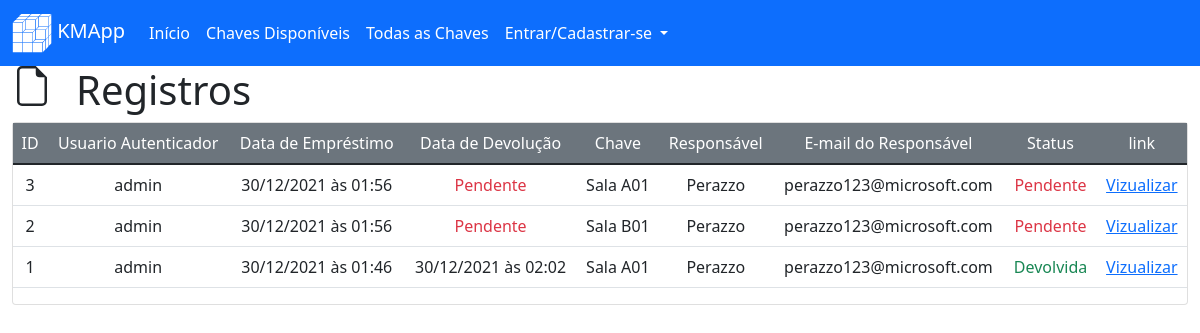
/view/registries, run on an earlier commit of the app's database.
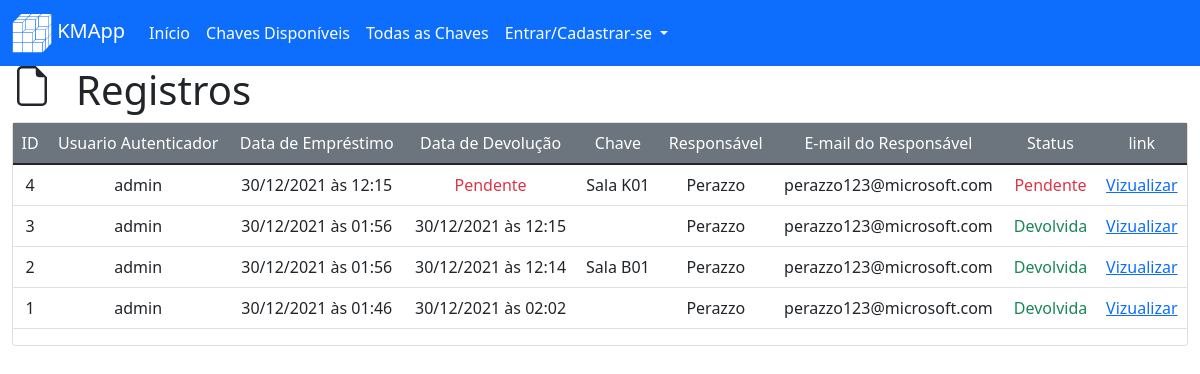
And on a later commit of the database.
### key_manager/models/registry.py (models this page shows, shortened)
class Registry(db.Model):
    __tablename__ = 'registries'
    id = db.Column(db.Integer, primary_key=True)
    user_id = db.Column(db.Integer, db.ForeignKey('users.id'), nullable=False)
    key_loan_date = db.Column(db.DateTime, nullable=False, default=datetime.utcnow)
    key_return_date = db.Column(db.DateTime, nullable=True)
    key_id = db.Column(db.Integer, db.ForeignKey('keys.id'), nullable=False)
    holder_name = db.Column(db.String(100), nullable=False)
    holder_email = db.Column(db.String(100), nullable=True)

### key_manager/models/user.py (models this page shows, shortened)
class User(db.Model):
    __tablename__ = 'users'
    id = db.Column(db.Integer, primary_key=True)
    name = db.Column(db.String(100), unique=False, nullable=False)
    username = db.Column(db.String(100), unique=True, nullable=False)
    email = db.Column(db.String(100), unique=True, nullable=False)
    phone = db.Column(db.String(20), nullable=True)
    password = db.Column(db.String(100), unique=True, nullable=False)
    creation_date = db.Column(db.DateTime, nullable=False, default=datetime.utcnow)
    '''
        Usertype pode ser Três master possui todas as permissões,
        E admin possui menos permissões e normal não possui permissões
    '''
    usertype = db.Column(db.String(6), default="normal")

### key_manager/models/key.py (models this page shows, shortened)
class Key(db.Model):
    __tablename__ = 'keys'
    id = db.Column(db.Integer, primary_key=True)
    key_category_id = db.Column(db.Integer, db.ForeignKey("categories.id"))
    key_avaliable = db.Column(db.Boolean, default=True)
    name = db.Column(db.String(100), unique=False, nullable=False)
    slug = db.Column(db.String(100), unique=True, nullable=False)
    creation_date = db.Column(db.DateTime, nullable=False, default=datetime.utcnow)

### key_manager/routes/views.py (the view)
@view.route("/registries")
def viewAllRegistries():
    registries = Registry.query.order_by(Registry.key_loan_date.desc()).all()
    key = Key.query
    user = User.query
    return render_template("view/registries.html", registries=registries, key=key, user=user, hidden_footer=True, title="Registros")

### key_manager/templates/view/registries.html
{% extends 'base.html' %}
{% block content %}
<div class="row">
    <svg xmlns="http://www.w3.org/2000/svg" width="40" height="40" fill="currentColor" class="bi bi-file-earmark col-auto" viewBox="0 0 16 16">
        <path d="M14 4.5V14a2 2 0 0 1-2 2H4a2 2 0 0 1-2-2V2a2 2 0 0 1 2-2h5.5L14 4.5zm-3 0A1.5 1.5 0 0 1 9.5 3V1H4a1 1 0 0 0-1 1v12a1 1 0 0 0 1 1h8a1 1 0 0 0 1-1V4.5h-2z"/>
    </svg>
    <h1 class="col-auto">Registros</h1>
</div>
<div class="card">
    <div class="car-body">
        <table class="table">
            <thead class="bg-secondary text-white">
                <tr>
                    <td class="col-auto text-center">ID</td>
                    <td class="col-auto text-center">Usuario Autenticador</td>
                    <td class="col-auto text-center">Data de Empréstimo</td>
                    <td class="col-auto text-center">Data de Devolução</td>
                    <td class="col-auto text-center">Chave</td>
                    <td class="col-auto text-center">Responsável</td>
                    <td class="col-auto text-center">E-mail do Responsável</td>
                    <td class="col-auto text-center">Status</td>
                    <td class="col-auto text-center">link</td>
                </tr>
            </thead>
            <tbody>
                {% for registry in registries %}
                <tr>
                    <td class="col-auto text-center">{{ registry.id }}</td>
                    <td class="col-auto text-center">{{ user.filter_by(id=registry.user_id).first().username }}</td>
                    <td class="col-auto text-center">{{ registry.key_loan_date.strftime("%d/%m/%Y às %H:%M") }}</td>
                    <td class="col-auto text-center">
                        {% if registry.key_return_date == none %}
                        <span class="text-danger">Pendente</span>
                        {% else %}
                        {{ registry.key_return_date.strftime("%d/%m/%Y às %H:%M") }}
                        {% endif %}
                    </td>
                    <td class="col-auto text-center">{{ key.filter_by(id=registry.key_id).first().name }}</td>
                    <td class="col-auto text-center">{{ registry.holder_name }}</td>
                    <td class="col-auto text-center">{{ registry.holder_email }}</td>
                    <td class="col-auto text-center">
                        {% if registry.key_return_date == none %}
                        <span class="text-danger">Pendente</span>
                        {% else %}
                        <span class="text-success">Devolvida</span>
                        {% endif %}
                    </td>
                    <td class="col-auto text-center"><a href="{{url_for('view.viewReg', reg_id=registry.id)}}">Vizualizar</a></td>
                </tr>
            {% endfor %}
            </tbody>
        </table>
    </div>
</div>
{% endblock %}

What changed in the data, as far as the page shows it:
added Registry: id "4", {{ user.filter_by(id=registry.user_id).first().username }} "admin", key_loan_date "30/12/2021 às 12:15", shows "Pendente", holder_name "Perazzo", holder_email "perazzo123@microsoft.com"
now on this page (row unchanged): Key: filter_by "Sala K01"
changed Registry id 3: key_return_date (not shown) → "30/12/2021 às 12:15"; filter_by "Sala A01" → (not shown); key_return_date "Pendente Pendente" → "Devolvida"
changed Registry id 2: key_return_date (not shown) → "30/12/2021 às 12:14"; key_return_date "Pendente Pendente" → "Devolvida"
shown differently, row unchanged: Registry "30/12/2021 às 01:46": filter_by "Sala A01" → (not shown)
